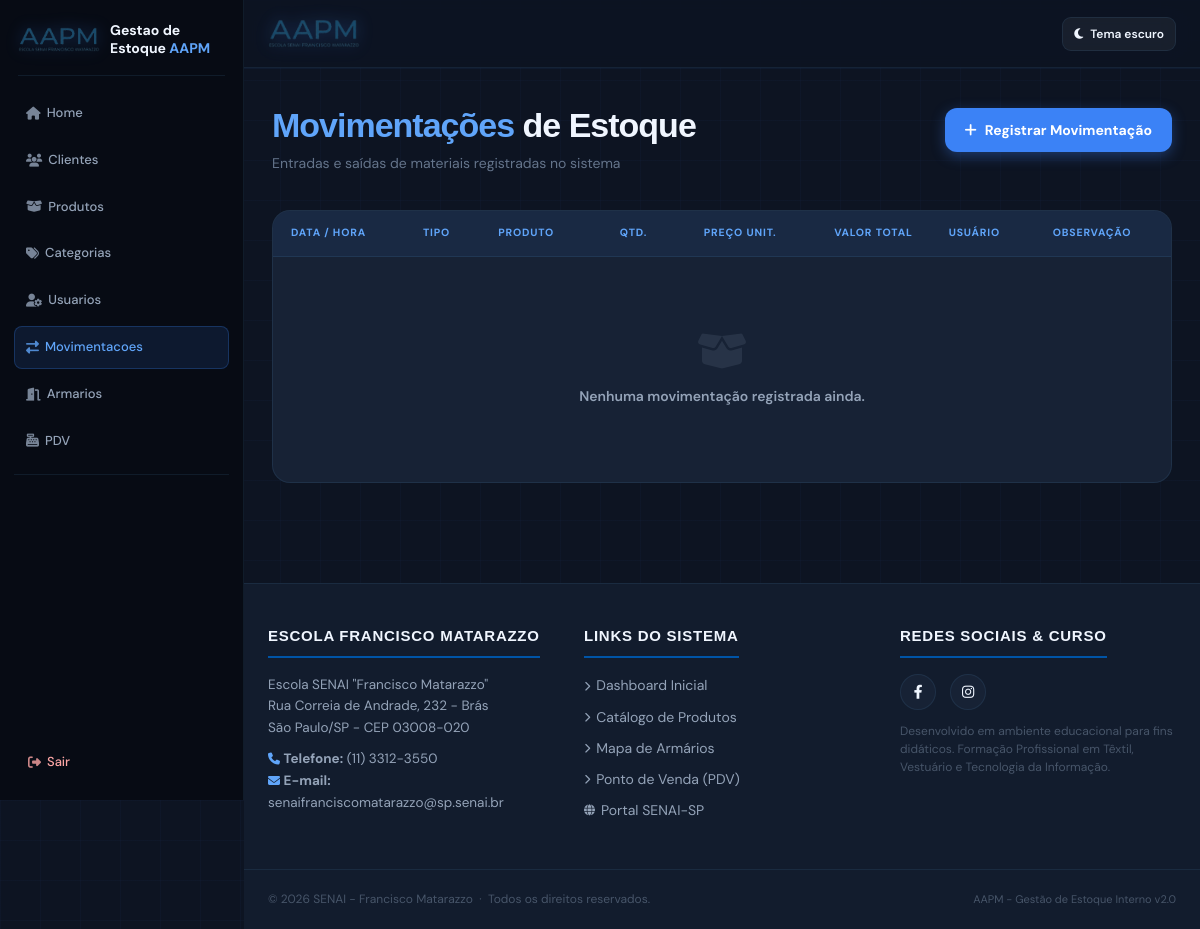
The app's page /movimentacoes/ (signed in), older data.
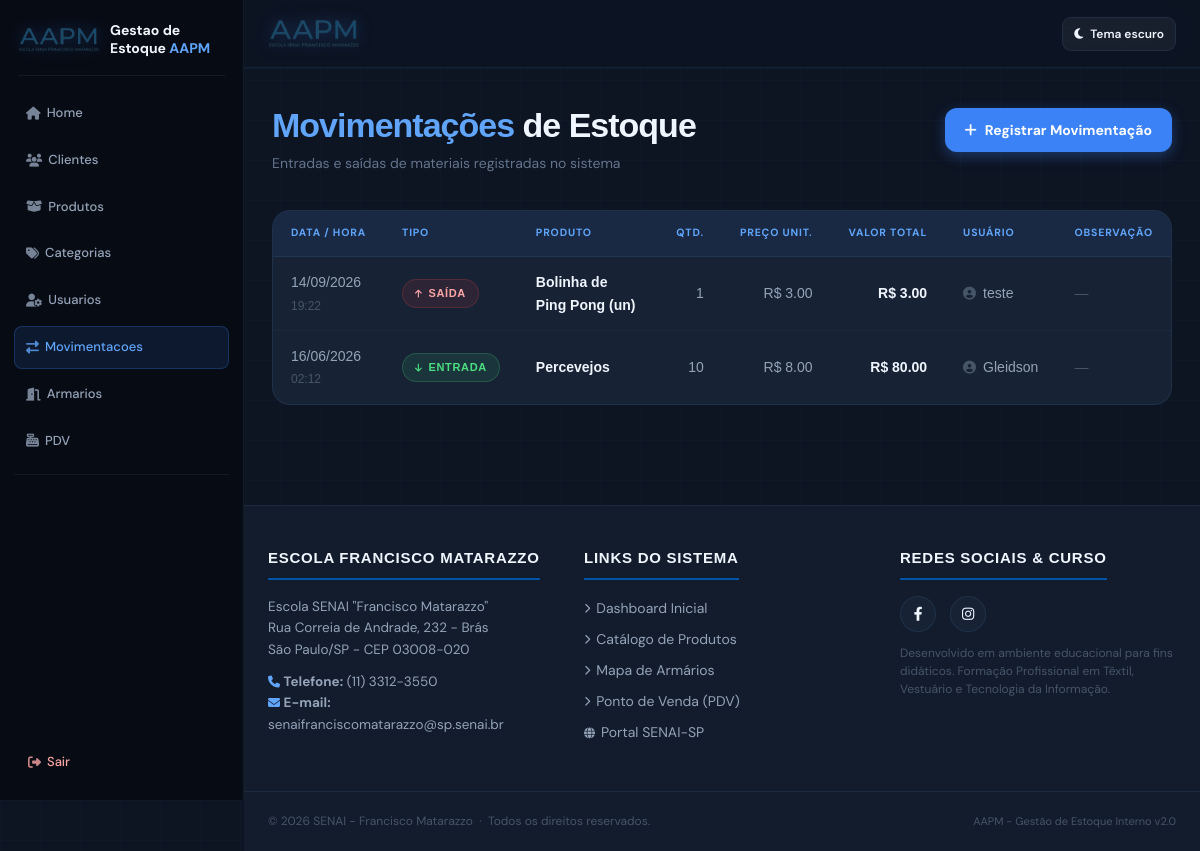
The same page, newer data.
### app/models/movimentacao.py (models this page shows, shortened)
class Movimentacao(Base):
    __tablename__ = "movimentacoes"
    id = Column(Integer, primary_key=True, autoincrement=True, index=True)
    tipo = Column(Enum(Tipo_de_movimentacao), nullable=False)
    quantidade = Column(Integer, nullable=False)
    preco_unitario = Column(Float, nullable=False, default=0.0)
    observacao = Column(String(255), nullable=True)
    criado_em = Column(DateTime, server_default=func.now())
    produto_id = Column(Integer, ForeignKey("produtos.id", ondelete="CASCADE"), nullable=False)
    usuario_id = Column(Integer, ForeignKey("usuarios.id", ondelete="SET NULL"), nullable=False)
    produto = relationship("Produto", backref="movimentacoes")
    usuario = relationship("Usuario", backref="movimentacoes")

### app/models/produto.py (models this page shows, shortened)
class Produto(Base):
    __tablename__ = "produtos"
    id = Column(Integer, primary_key=True, autoincrement=True, index=True)
    nome = Column(String(150), nullable=False, index=True, unique=True)
    preco = Column(Float, nullable=False, default=0.0)
    ativo = Column(Boolean, default=True)
    imagem_path = Column(String(255), nullable=True)
    categoria_id = Column(Integer, ForeignKey("categorias.id", ondelete="SET NULL"), nullable=True)
    categoria = relationship("Categoria", back_populates="produtos")
    variacoes = relationship("Variacao", back_populates="produto", cascade="all, delete-orphan")
    @property
    def estoque_total(self) -> int:
        """Saldo consolidado de todas as variações do produto."""
        return sum(variacao.estoque_atual for variacao in self.variacoes)
    @property
    def estoque_total(self):
        """Quantidade disponível, calculada a partir das variações do produto."""
        return sum(variacao.estoque_atual or 0 for variacao in self.variacoes)

### app/models/usuario.py (models this page shows)
class Usuario(Base):
    __tablename__ = "usuarios"
    id = Column(Integer, primary_key=True, index=True)
    nome = Column(String(255), nullable=False)
    email = Column(String(255), unique=True, nullable=False)
    senha_hash = Column(String(255), nullable=False)
    role = Column(String(20), default="user")
    ativo = Column(Boolean, default=True)
    criado_em = Column(DateTime, server_default=func.now())

### app/controllers/movimentacao_controller.py (the view)
@router.get("/")
def listar_movimentacoes(
    request: Request,
    produto_id: int = 0,     # filtra por produto específico
    tipo: str = "",          # "entrada" ou "saida"
    pagina: int = 1,
    por_pagina: int = 16,
    db: Session = Depends(get_db),
    admin = Depends(get_admin)
):
    query = db.query(Movimentacao).order_by(Movimentacao.criado_em.desc())
    if produto_id:
        query = query.filter(Movimentacao.produto_id == produto_id)
    if tipo in ("entrada", "saida", "cancelamento", "ajuste"):
        query = query.filter(Movimentacao.tipo == tipo)
    resultado = paginar(query, pagina, por_pagina)
    produtos      = db.query(Produto).filter(Produto.ativo == True).all()
    return templates.TemplateResponse(
        request,
        "movimentacoes/index.html",
        {
            "request":        request,
            "usuario":        admin,
            "movimentacoes":  resultado.itens,
            "produtos":       produtos,
            "produto_id":     produto_id,
            "tipo":           tipo,
            "pagina":         resultado.atual,
            "por_pagina":     resultado.por_pagina,
            "total_paginas":  resultado.total_paginas,
            "total_movimentacoes": resultado.total_itens,
        }
    )

### app/templates/movimentacoes/index.html (shortened to what this page needs)
{% extends "base.html" %}
{% from "components/pagination.html" import render as render_pagination with context %}
{% block content %}
<div class="page-wrap">
  <div class="page-header">
    <div>
      <h1 class="page-title"><span>Movimentações</span> de Estoque</h1>
      <p class="page-subtitle">Entradas e saídas de materiais registradas no sistema</p>
    </div>
    <a href="/movimentacoes/nova" class="btn-novo">
      <i class="fas fa-plus"></i> Registrar Movimentação
    </a>
  </div>
  <div class="table-wrap">
    <table class="mov-table">
      <thead>
        <tr>
          <th>Data / Hora</th>
          <th>Tipo</th>
          <th>Produto</th>
          <th class="text-right">Qtd.</th>
          <th class="text-right">Preço Unit.</th>
          <th class="text-right">Valor Total</th>
          <th>Usuário</th>
          <th>Observação</th>
        </tr>
      </thead>
      <tbody>
        {% for mov in movimentacoes %}
        <tr>
          <td style="white-space:nowrap;">
            {{ mov.criado_em.strftime('%d/%m/%Y') }}<br>
            <span style="font-size:12px; color:var(--text-muted);">{{ mov.criado_em.strftime('%H:%M') }}</span>
          </td>
          <td>
            {% if mov.tipo.value == 'entrada' %}
            <span class="badge badge-entrada">
              <i class="fas fa-arrow-down" style="font-size:9px;"></i> Entrada
            </span>
            {% else %}
            <span class="badge badge-saida">
              <i class="fas fa-arrow-up" style="font-size:9px;"></i> Saída
            </span>
            {% endif %}
          </td>
          <td style="font-weight:600; color:var(--text-primary);">{{ mov.produto.nome }}</td>
          <td class="text-right">{{ mov.quantidade }}</td>
          <td class="text-right">R$ {{ "%.2f"|format(mov.preco_unitario) }}</td>
          <td class="text-right valor-cell">R$ {{ "%.2f"|format(mov.valor_total) }}</td>
          <td>
            <span style="display:flex; align-items:center; gap:7px;">
              <i class="fas fa-user-circle" style="color:var(--text-muted); font-size:13px;"></i>
              {{ mov.usuario.nome if mov.usuario else 'Sistema' }}
            </span>
          </td>
          <td>
            <span class="obs-text" title="{{ mov.observacao }}">
              {{ mov.observacao or '—' }}
            </span>
          </td>
        </tr>
        {% else %}
        <tr>
          <td colspan="8">
            <div class="empty-state">
              <i class="fas fa-box-open"></i>
              <p style="font-weight:600; color:var(--text-secondary);">Nenhuma movimentação registrada ainda.</p>
            </div>
          </td>
        </tr>
        {% endfor %}
      </tbody>
    </table>
  </div>
</div>
{% endblock %}

Row changes from the older to the newer data that the page shows:
added Movimentacao: criado_em "14/09/2026", criado_em "19:22", tipo "SAIDA" (drawn), produto.nome "Bolinha de Ping Pong (un)", quantidade "1", preco_unitario "3.00", valor_total "3.00", usuario "teste", observacao "—"
added Movimentacao: criado_em "16/06/2026", criado_em "02:12", tipo "ENTRADA" (drawn), produto.nome "Percevejos", quantidade "10", preco_unitario "8.00", valor_total "80.00", usuario "Gleidson", observacao "—"
Text that changed along with them:
text no longer shown: "Nenhuma movimentação registrada ainda."
